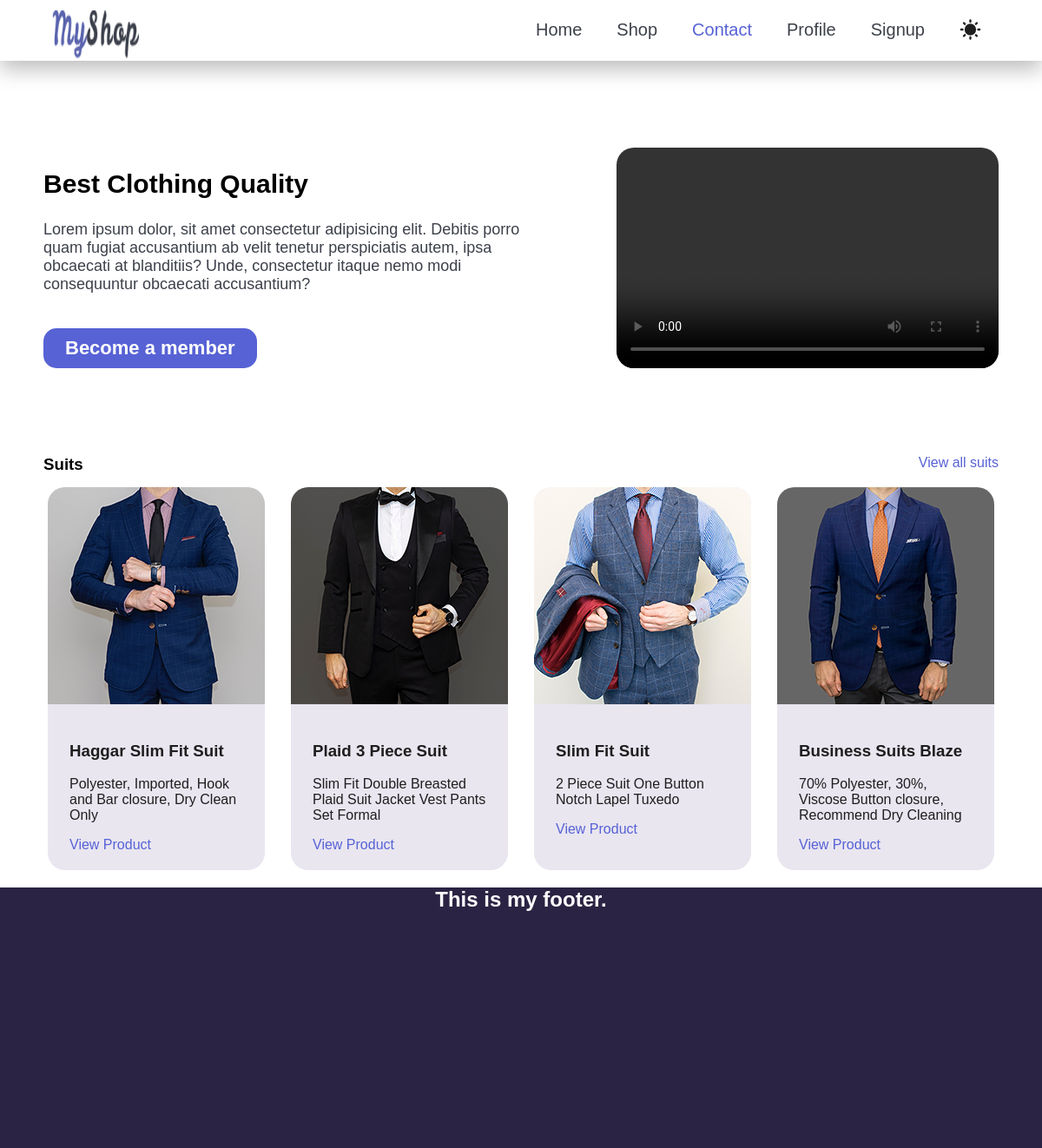
The page / on the database its author committed.
### product/models.py (models this page shows, shortened)
class Product(models.Model):
    title = models.CharField(max_length=20)
    description = models.TextField()
    category = models.CharField(max_length=10)
    image = models.ImageField(blank=True,upload_to='product_img')
    brand = models.CharField(max_length=20)
    price = models.PositiveIntegerField()
    slug = models.SlugField(blank=True)
    is_bestseller = models.BooleanField(default=False)

### product/views.py (the view)
# urls.py: path('',views.index,name="home"),
def index(request):
    product_numb = 4
    name = "the list more then"
    products = Product.objects.all()
    return render(request, "product/home.html",{
        "product_numd":product_numb,
        "name": name,
        "products":products,
        })

### product/templates/product/home.html (shortened to what this page needs)
{% extends "base.html"%}
{% load static %}
{% block body %}
    {% include "product/header.html" %}
    <section id="intro">
        <div style="width: 50%;">
            <h1>Best Clothing Quality</h1>
            <p>Lorem ipsum dolor, sit amet consectetur adipisicing elit. Debitis porro quam fugiat accusantium ab velit tenetur perspiciatis autem, ipsa obcaecati at blanditiis? Unde, consectetur itaque nemo modi consequuntur obcaecati accusantium?</p>
            <a onclick="hideNav()">Become a member</a>
        </div>
        <video controls>
            <source src="{% static "vedio/intro-video.mp4"%}">
        </video>
    </section>
    <div class="product-nav">
        <h3>Suits</h3>
        <a href="suits.html">View all suits</a>
    </div>
    <main id="products-intro">
        {% for product in products %}
            <div class="product-card">
                <img src="{{product.image.url}}" class="product-img">
                <div style="padding:20px 25px">
                    <h3>{{product.title}}</h3>
                    <p>{{product.description}}</p>
                    <a href="{% url "product_page" product.brand.title product.slug %}">View Product</a>
                </div>
            </div>
        {% endfor %}
    </main>
    <footer>
        <h2>This is my footer.</h2>
    </footer>
{% endblock body %}

### templates/base.html (shortened to what this page needs)
{% load static %}
<!DOCTYPE html>
<html lang="en">
<head>
    <link rel="stylesheet" href="{% block css %}{% endblock %}">
    <link rel="stylesheet" href={% static "css/style.css"%}>
</head>
<body>
    {% block body %}
    {% endblock body %}
</body>
</html>

### product/templates/product/header.html (shortened to what this page needs)
{% load static %}
<header>
    <img src="{% static "img/brand-logo.png" %}" width="100" alt="myshop logo">
    <nav class="main-nav">
        <a href="{% url "home" %}">Home</a>
        <a href="shop.html">Shop</a>
        <a href="contact.html" id="selected">Contact</a>
        <a href="profile.html">Profile</a>
        <a href="{% url "signup" %}">Signup</a>
    </nav>
</header>

### product/static/css/style.css (style rules this page uses)
body { font-family: Arial, Helvetica, sans-serif; margin: 0; }
header { display: flex; padding: 0 5%; justify-content: space-between; background-color: white; box-shadow: 0px 10px 25px #00000043; height: 70px; }
header img { padding-top: 12px; }
.main-nav { padding: 10px; display: flex; column-gap: 40px; padding-top: 18px; }
.main-nav a { font-size: 20px; color: #3d414a; text-decoration: none; transition-duration: 0.3s; padding-top: 5px; }
#selected { color: #5762D5; }
#sun-icon { transform: translateY(-5px); }
#intro { display: flex; width: 1100px; margin: 100px auto; justify-content: space-between; }
#intro h1 { font-size: 30px; }
#intro p { font-size: 18px; margin-bottom: 40px; color: #3C404A; }
#intro a { background-color: #5762D5; color: white; padding: 10px 25px; font-size: 22px; font-weight: bold; border-radius: 15px; transition-duration: 0.3s; display: block; width: fit-content; animation: slide-up 1s; }
video { width: 40%; border-radius: 20px; }
.product-nav { display: flex; justify-content:space-between; width: 1100px; margin: 15px auto; }
.product-nav h3 { margin: 0; }
.product-nav a, main a { color: #5762D5; text-decoration: none; transition-duration: 0.3s; }
#products-intro { display: flex; flex-wrap: wrap; justify-content: center; width: 1100px; margin: auto; gap: 30px 30px; }
.product-card { background-color: #e9e6f0; color: #1E1E1E; border-radius: 20px; width: 250px; }
.product-img { border-radius: 20px 20px 0 0; transition-duration: 0.3s; }
footer { background-color: #2B2343; height: 300px; width: 100%; color: white; text-align: center; }

### rows shown on the page
Product: image (picture), title "Haggar Slim Fit Suit", description "Polyester, Imported, Hook and Bar closure, Dry Clean Only"
Product: image (picture), title "Plaid 3 Piece Suit", description "Slim Fit Double Breasted Plaid Suit Jacket Vest Pants Set Formal"
Product: image (picture), title "Slim Fit Suit", description "2 Piece Suit One Button Notch Lapel Tuxedo"
Product: image (picture), title "Business Suits Blaze", description "70% Polyester, 30%, Viscose Button closure, Recommend Dry Cleaning"
